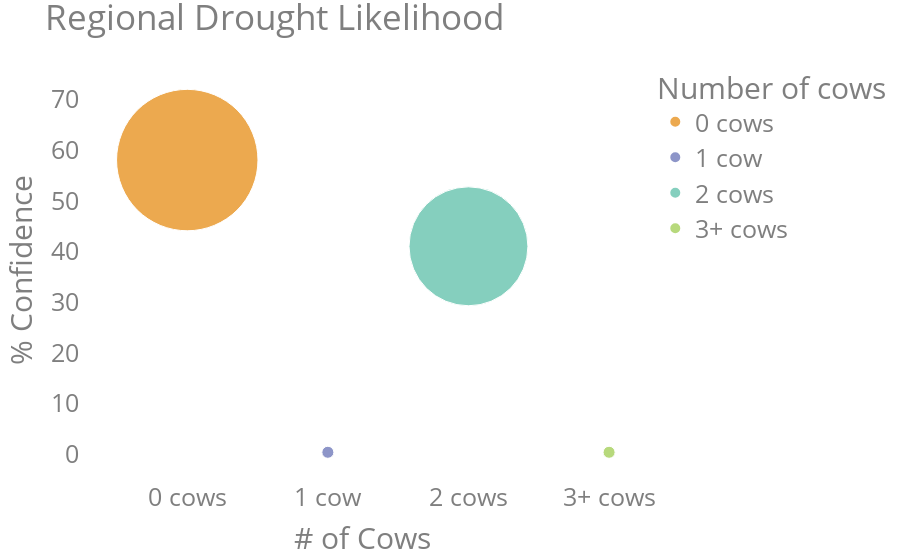

The cell this chart's notebook holds for it:
### Code cell
full_fig

### Figure 1 — Plotly figure (JSON) as saved in the notebook; plotly's stock layout.template omitted (floating-point values rounded to 4 significant figures)
{"data": [{"hovertemplate": "<b>%{hovertext}</b><br><br>Number of cows=0 cows<br>x=%{x}<br>y=%{y}<br>% Likelihood=%{marker.size}<extra></extra>", "hovertext": [58.09], "legendgroup": "0 cows", "marker": {"color": "rgb(229, 134, 6)", "size": [58.09], "sizemode": "area", "sizeref": 0.005809, "symbol": "circle"}, "mode": "markers", "name": "0 cows", "orientation": "v", "showlegend": true, "type": "scatter", "x": ["0 cows"], "xaxis": "x", "y": [58.09], "yaxis": "y"}, {"hovertemplate": "<b>%{hovertext}</b><br><br>Number of cows=1 cow<br>x=%{x}<br>y=%{y}<br>% Likelihood=%{marker.size}<extra></extra>", "hovertext": [0.42], "legendgroup": "1 cow", "marker": {"color": "rgb(93, 105, 177)", "size": [0.42], "sizemode": "area", "sizeref": 0.005809, "symbol": "circle"}, "mode": "markers", "name": "1 cow", "orientation": "v", "showlegend": true, "type": "scatter", "x": ["1 cow"], "xaxis": "x", "y": [0.42], "yaxis": "y"}, {"hovertemplate": "<b>%{hovertext}</b><br><br>Number of cows=2 cows<br>x=%{x}<br>y=%{y}<br>% Likelihood=%{marker.size}<extra></extra>", "hovertext": [41.07], "legendgroup": "2 cows", "marker": {"color": "rgb(82, 188, 163)", "size": [41.07], "sizemode": "area", "sizeref": 0.005809, "symbol": "circle"}, "mode": "markers", "name": "2 cows", "orientation": "v", "showlegend": true, "type": "scatter", "x": ["2 cows"], "xaxis": "x", "y": [41.07], "yaxis": "y"}, {"hovertemplate": "<b>%{hovertext}</b><br><br>Number of cows=3+ cows<br>x=%{x}<br>y=%{y}<br>% Likelihood=%{marker.size}<extra></extra>", "hovertext": [0.42], "legendgroup": "3+ cows", "marker": {"color": "rgb(153, 201, 69)", "size": [0.42], "sizemode": "area", "sizeref": 0.005809, "symbol": "circle"}, "mode": "markers", "name": "3+ cows", "orientation": "v", "showlegend": true, "type": "scatter", "x": ["3+ cows"], "xaxis": "x", "y": [0.42], "yaxis": "y"}], "layout": {"coloraxis": {"showscale": false}, "font": {"color": "#7f7f7f", "family": "Open Sans, verdana, arial, sans-serif", "size": 25}, "legend": {"itemsizing": "constant", "title": {"text": "Number of cows"}, "tracegroupgap": 0}, "margin": {"t": 60}, "plot_bgcolor": "rgba(0, 0, 0, 0)", "title": {"text": "Regional Drought Likelihood"}, "xaxis": {"anchor": "y", "domain": [0, 1], "title": {"text": "# of Cows"}}, "yaxis": {"anchor": "x", "domain": [0, 1], "title": {"text": "% Confidence"}}}}
